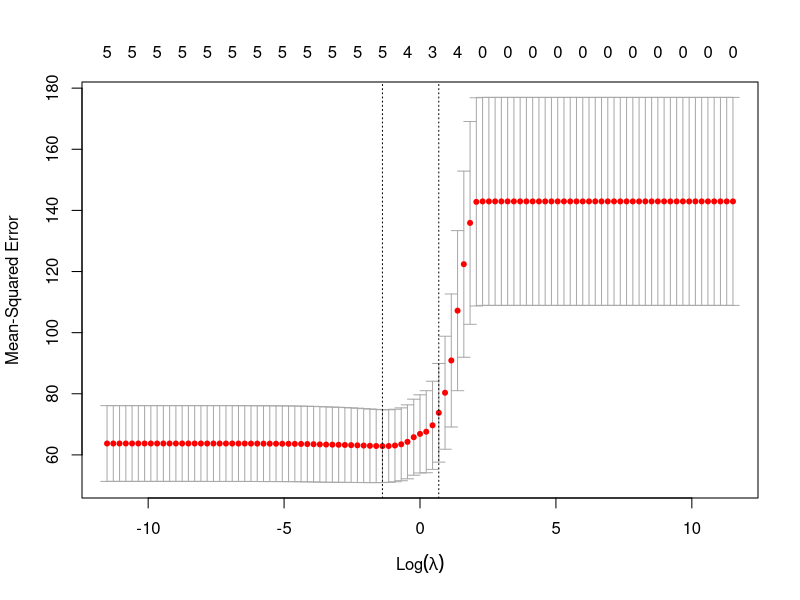

Source code (R):
library(ggplot2)
library(lattice)
library(caret)
#Importing the dataset
data <- data.frame(swiss)

#display the dataset
head(data)

#dimensions of dataset
nrow(data)
ncol(data)

#80-20 split using createDataPartition
set.seed(150)
partition <- createDataPartition(data$Fertility,p=0.8,list = F)
train <- data[partition,]
test <- data[-partition,]

#fitting a linear fit
model <- lm(Fertility~.,train)

summary(model)

#calculating test mse
mean((test$Fertility-predict(model,test))^2)

#lasso
# Loaging the library
library(Matrix)
library(foreach)
library(glmnet)
# Getting the independent variable
x <- model.matrix(Fertility~.,train)[,-1]

# Getting the dependent variable
y <- train$Fertility

# Setting the range of lambda values
lambda_seq <- 10^seq(5,-5,by = -.1)

# Using cross validation glmnet
lasso_cv <- cv.glmnet(x, y, alpha = 1,lambda = lambda_seq)
plot(lasso_cv)

#Best lambda value
best_lambda <- lasso_cv$lambda.min
best_lambda

# Using glmnet function to build the ridge regression model
fit <- glmnet(x, y, alpha = 1, lambda  = best_lambda)

# Checking the model
summary(fit)

#for testdata
xx =  model.matrix(Fertility~.,test)[,-1]
model_predict <- predict(fit,s =,newx = xx, type = "response")

#MSE on test data
mean((model_predict-test$Fertility)^2)

#coefficients
coef(model)
coef(lasso_cv)

